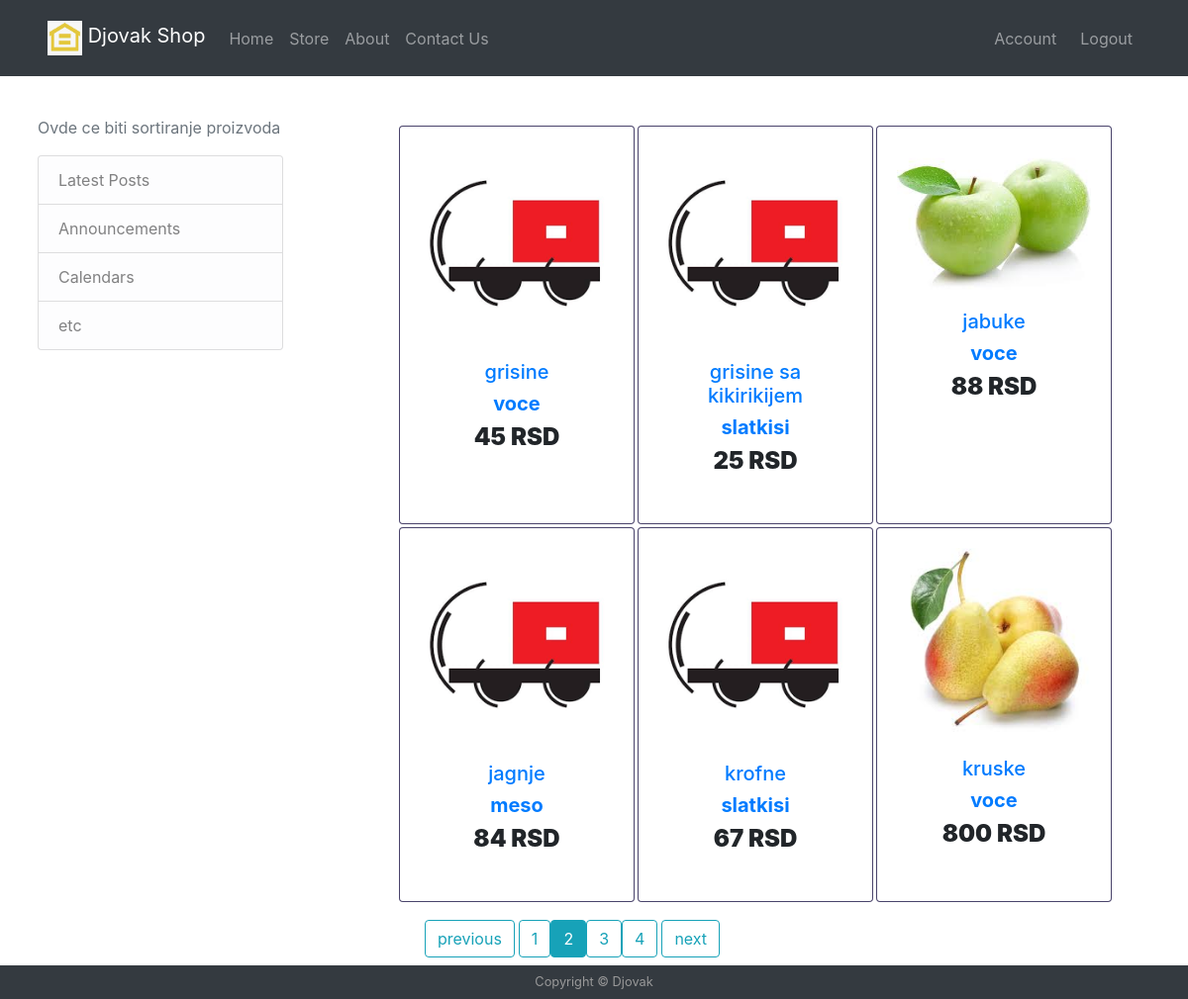
The page /store?page=2 (signed in) on the database its author committed.
### djop/models.py (models this page shows, shortened)
class Product(db.Model):
    id = db.Column(db.Integer, primary_key=True)
    name = db.Column(db.String(30), nullable=False, unique=True)
    description = db.Column(db.String(300), nullable=False, unique=True)
    category = db.Column(db.Integer, db.ForeignKey('category.id'), nullable=False)
    price = db.Column(db.Integer, nullable=False)
    image = db.Column(db.String(20), nullable=False, default='default.png')

class Category(db.Model):
    id = db.Column(db.Integer, primary_key=True)
    name = db.Column(db.String(30), nullable=False, unique=True)
    parentCategory = db.Column(db.Integer, nullable=False, default = 0)
    products = db.relationship('Product', backref='category_all' , lazy=True)

### djop/routes.py (the view)
@app.route('/store', methods=['GET','POST'])
@login_required
def store():
    page = request.args.get('page', 1, type=int)
    products= Product.query.order_by(Product.name.asc()).paginate(page=page, per_page = 6)
    categories = []
    x= len(Product.query.all())
    total_pages = x//6 + (x%6 > 0)
    for product in products.items:
        productCategories = findCategories(product)
        productCategories.pop()
        categories.append(productCategories)
    return render_template('store.html', title='Store', articles=enumerate(products.items), total_pages=total_pages, page=page, products=products, categories=categories)

### djop/models.py (called while the page is built)
@login_manager.user_loader
def load_user(user_id):
    return User.query.get(int(user_id))

### djop/routes.py (called while the page is built)
def findCategories(product):
    temp=[]
    now = Category.query.filter_by(id=product.category).first()
    while now:
        temp.insert(0,now.name)
        now = Category.query.filter_by(id=now.parentCategory).first()
    return temp

### djop/templates/store.html (shortened to what this page needs)
{% extends 'base.html' %}
{% block body %}
    <main role="main" class="container">
        <div class="row pt-4 pb-2">
            <div class="col-md-3 mr-auto">
                <div class="content-section">
                    <p class='text-muted'>Ovde ce biti sortiranje proizvoda
                    <ul class="list-group">
                        <li class="list-group-item list-group-item-light">Latest Posts</li>
                        <li class="list-group-item list-group-item-light">Announcements</li>
                        <li class="list-group-item list-group-item-light">Calendars</li>
                        <li class="list-group-item list-group-item-light">etc</li>
                    </ul>
                    </p>
                </div>
            </div>
            <div class="col-md-8 grid-container">
                {% for x,article in articles %}
                <div class="card grid-item">
                    <div class="view overlay">
                    <a href="{{url_for('product', product_id=article.id)}}">
                    <img src={{url_for('static', filename= 'images/product/'+ article.image)}} alt="{{ article.name }}" class="card-img-top"
                        alt="">
                    </a>
                    </div>
                    <div class="card-body text-center">
                    <a href="" class="grey-text">
                        <h5><a href="{{url_for('product', product_id=article.id)}}">{{article.name}}</a></h5>
                    </a>
                    <h5>
                        <strong>
                        <a href="" class="dark-grey-text">{{article.category_all.name}}
                        </a>
                        </strong>
                    </h5>
                    <h4 class="font-weight-bold blue-text">
                        <strong>{{article.price}} RSD</strong>
                    </h4>
                    </div>
                </div>
                {% endfor %}
            </div>
        </div>
        <div class="row mx-auto justify-content-center align-items-center pb-2">
            {% if page >1 %}
                <a href="{{url_for('store', page=page-1)}}" class="btn btn-outline-info mr-1">previous</a>
            {% endif %}
            {% for page_num in products.iter_pages(left_edge=1,right_edge=1,left_current=1,right_current=3) %}
                    {% if page_num %}
                            {% if page_num == products.page %}
                                <a href="{{url_for('store', page=page_num)}}" class="btn btn-info">{{ page_num }}</a>
                            {% else %}
                                <a href="{{url_for('store', page=page_num)}}" class="btn btn-outline-info">{{ page_num }}</a>
                            {% endif %}
                    {% else %}
                            ...
                    {% endif %}
            {% endfor %}
            {% if  total_pages != page %}
                <a href="{{url_for('store', page=page+1)}}" class="btn btn-outline-info ml-1">next</a>
            {% endif %}
        </div>
    </main>
{% endblock %}

### djop/static/css/main.css (style rules this page uses)
.grid-container { display: grid; grid-template-columns: 1fr 1fr 1fr; padding: 10px; grid-gap:3px; }
.grid-item { background-color: rgba(255, 255, 255, 0.8); border: 1px solid rgba(28, 20, 70, 0.8); padding: 20px; font-size: 30px; text-align: center; }

### rows shown on the page
Product: image (placeholder picture), name "grisine", category_all.name "voce", price "45"
Product: image (placeholder picture), name "grisine sa kikirikijem", category_all.name "slatkisi", price "25"
Product: image+name (picture), name "jabuke", category_all.name "voce", price "88"
Product: image (placeholder picture), name "jagnje", category_all.name "meso", price "84"
Product: image (placeholder picture), name "krofne", category_all.name "slatkisi", price "67"
Product: image+name (picture), name "kruske", category_all.name "voce", price "800"

### other values the page prints
{{ page_num }} "1" "3" "4"
{{ page_num }} "2"
